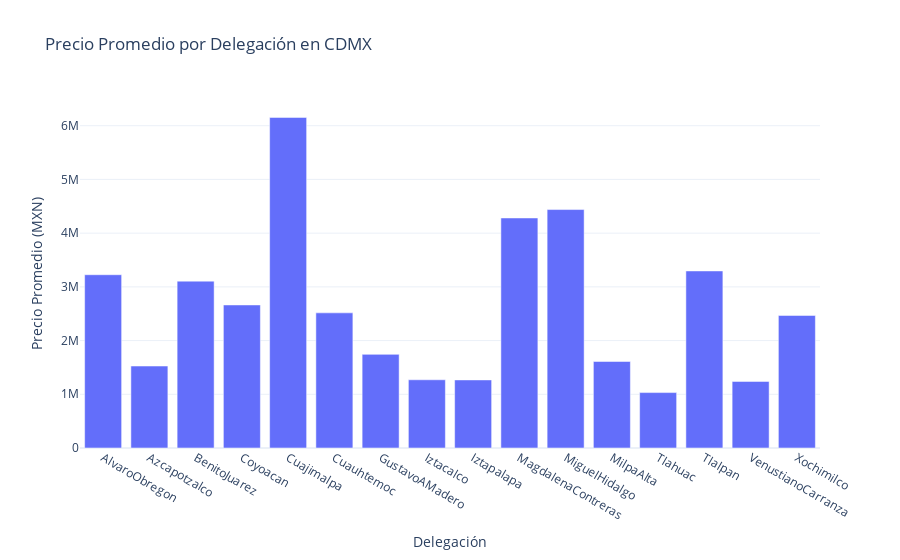

The cell this chart's notebook holds for it:
### Code cell
# Grafico precio promedio por delegación
avg_price_by_place = df_filtered.groupby('places')['price_aprox_local_currency'].mean().reset_index()
fig3 = px.bar(avg_price_by_place, x='places', y='price_aprox_local_currency',
              title='Precio Promedio por Delegación en CDMX',
              labels={'places': 'Delegación', 'price_aprox_local_currency': 'Precio Promedio (MXN)'})
fig3.update_layout(yaxis_title='Precio Promedio (MXN)') # Cambiamos el nombre del eje y
fig3.show()

### Figure 1 — Plotly figure (JSON) as saved in the notebook; plotly's stock layout.template omitted (floating-point values rounded to 4 significant figures)
{"data": [{"hovertemplate": "Delegación=%{x}<br>Precio Promedio (MXN)=%{y}<extra></extra>", "legendgroup": "", "marker": {"color": "#636efa", "pattern": {"shape": ""}}, "name": "", "orientation": "v", "showlegend": false, "textposition": "auto", "type": "bar", "x": ["AlvaroObregon", "Azcapotzalco", "BenitoJuarez", "Coyoacan", "Cuajimalpa", "Cuauhtemoc", "GustavoAMadero", "Iztacalco", "Iztapalapa", "MagdalenaContreras", "MiguelHidalgo", "MilpaAlta", "Tlahuac", "Tlalpan", "VenustianoCarranza", "Xochimilco"], "xaxis": "x", "y": [3226000.0, 1526000.0, 3107000.0, 2663000.0, 6155000.0, 2516000.0, 1743000.0, 1270000.0, 1268000.0, 4283000.0, 4439000.0, 1611000.0, 1032000.0, 3296000.0, 1240000.0, 2468000.0], "yaxis": "y"}], "layout": {"barmode": "relative", "legend": {"tracegroupgap": 0}, "title": {"text": "Precio Promedio por Delegación en CDMX"}, "xaxis": {"anchor": "y", "domain": [0, 1], "title": {"text": "Delegación"}}, "yaxis": {"anchor": "x", "domain": [0, 1], "title": {"text": "Precio Promedio (MXN)"}}}}
